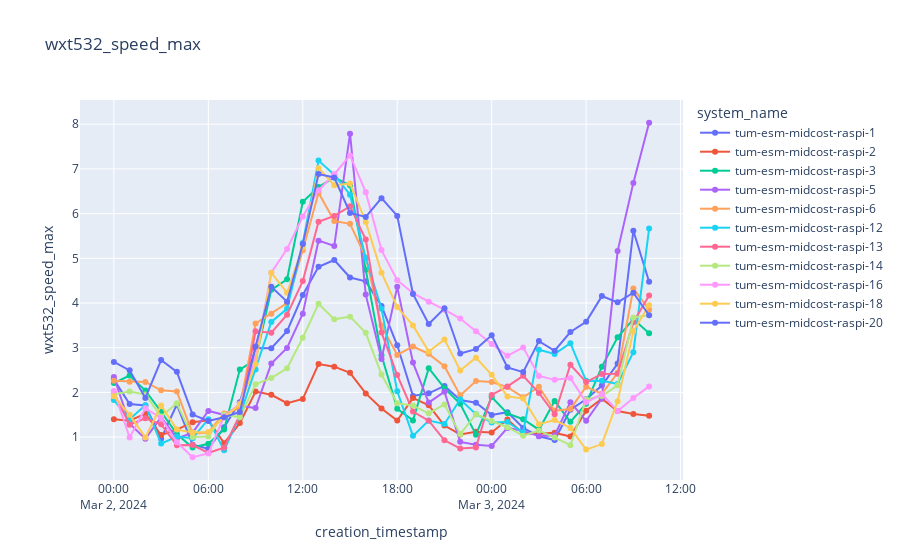

Notebook cell for this chart:
### Code cell
plot_sensor_measurement(df,sensor_id=sensor_id,col_name="wxt532_speed_max",filter=filter)
